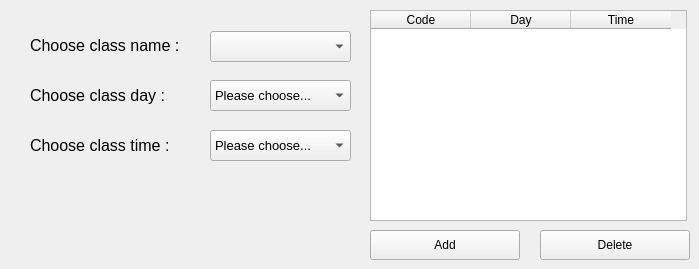
    <widget class="QWidget" name="tab_busy">
     <attribute name="title">
      <string>Busy Lectures</string>
     </attribute>
     <widget class="QLabel" name="label_3">
      <property name="geometry">
       <rect>
        <x>30</x>
        <y>30</y>
        <width>161</width>
        <height>31</height>
       </rect>
      </property>
      <property name="font">
       <font>
        <pointsize>12</pointsize>
       </font>
      </property>
      <property name="text">
       <string>Choose class name :</string>
      </property>
     </widget>
     <widget class="QComboBox" name="comboBoxCode">
      <property name="geometry">
       <rect>
        <x>210</x>
        <y>31</y>
        <width>141</width>
        <height>31</height>
       </rect>
      </property>
      <property name="font">
       <font>
        <pointsize>10</pointsize>
       </font>
      </property>
     </widget>
     <widget class="QLabel" name="label_4">
      <property name="geometry">
       <rect>
        <x>30</x>
        <y>80</y>
        <width>161</width>
        <height>31</height>
       </rect>
      </property>
      <property name="font">
       <font>
        <pointsize>12</pointsize>
       </font>
      </property>
      <property name="text">
       <string>Choose class day :</string>
      </property>
     </widget>
     <widget class="QLabel" name="label_5">
      <property name="geometry">
       <rect>
        <x>30</x>
        <y>130</y>
        <width>161</width>
        <height>31</height>
       </rect>
      </property>
      <property name="font">
       <font>
        <pointsize>12</pointsize>
       </font>
      </property>
      <property name="text">
       <string>Choose class time :</string>
      </property>
     </widget>
     <widget class="QComboBox" name="comboBoxDay">
      <property name="geometry">
       <rect>
        <x>210</x>
        <y>80</y>
        <width>141</width>
        <height>31</height>
       </rect>
      </property>
      <property name="font">
       <font>
        <pointsize>10</pointsize>
       </font>
      </property>
      <item>
       <property name="text">
        <string>Please choose...</string>
       </property>
      </item>
      <item>
       <property name="text">
        <string>Monday</string>
       </property>
      </item>
      <item>
       <property name="text">
        <string>Tuesday</string>
       </property>
      </item>
      <item>
       <property name="text">
        <string>Wednesday</string>
       </property>
      </item>
      <item>
       <property name="text">
        <string>Thursday</string>
       </property>
      </item>
      <item>
       <property name="text">
        <string>Friday</string>
       </property>
      </item>
     </widget>
     <widget class="QComboBox" name="comboBoxTime">
      <property name="geometry">
       <rect>
        <x>210</x>
        <y>130</y>
        <width>141</width>
        <height>31</height>
       </rect>
      </property>
      <property name="font">
       <font>
        <pointsize>10</pointsize>
       </font>
      </property>
      <item>
       <property name="text">
        <string>Please choose...</string>
       </property>
      </item>
      <item>
       <property name="text">
        <string>Morning</string>
       </property>
      </item>
      <item>
       <property name="text">
        <string>Afternoon</string>
       </property>
      </item>
     </widget>
     <widget class="QTableWidget" name="tableWidget">
      <property name="geometry">
       <rect>
        <x>370</x>
        <y>10</y>
        <width>317</width>
        <height>211</height>
       </rect>
      </property>
      <column>
       <property name="text">
        <string>Code</string>
       </property>
      </column>
      <column>
       <property name="text">
        <string>Day</string>
       </property>
      </column>
      <column>
       <property name="text">
        <string>Time</string>
       </property>
      </column>
     </widget>
     <widget class="QPushButton" name="pushButton_2">
      <property name="geometry">
       <rect>
        <x>370</x>
        <y>230</y>
        <width>150</width>
        <height>30</height>
       </rect>
      </property>
      <property name="text">
       <string>Add</string>
      </property>
     </widget>
     <widget class="QPushButton" name="pushButton_3">
      <property name="geometry">
       <rect>
        <x>540</x>
        <y>230</y>
        <width>150</width>
        <height>30</height>
       </rect>
      </property>
      <property name="text">
       <string>Delete</string>
      </property>
     </widget>
    </widget>
